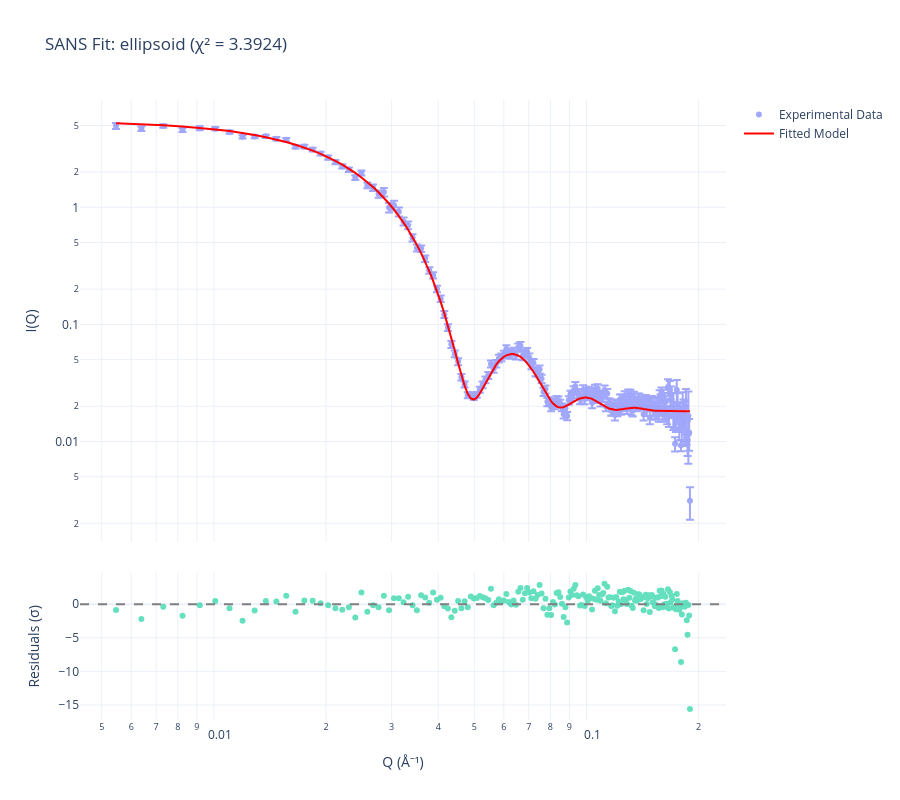

Notebook code for this chart:
### Code cell
fitter2.set_param('sld', value=3, min=1, max=30, vary=False)
fitter2.set_param('sld_solvent', value=6, min=1, max=30, vary=False)

fitter2.set_param('radius_polar', value=80, min=10, max=300, vary=True)
fitter2.set_param('radius_equatorial', value=80, min=10, max=300, vary=True)

fitter2.set_param('scale', value=1.4e-7, min=0, max=1, vary=True)
fitter2.set_param('background', value=0.1, min=0, max=1, vary=True)

result = fitter2.fit(engine='bumps', method='amoeba')
fitter2.plot_results(show_residuals=True, log_scale=True)

### Figure 1 — Plotly figure (JSON) as saved in the notebook; plotly's stock layout.template omitted (floating-point values rounded to 4 significant figures; data arrays with more than 128 entries replaced by an {"elided": "..."} marker saying what was removed)
{"data": [{"error_y": {"array": {"elided": "200 float values"}, "type": "data", "visible": true}, "marker": {"size": 6}, "mode": "markers", "name": "Experimental Data", "opacity": 0.6, "type": "scatter", "x": {"elided": "200 float values"}, "xaxis": "x", "y": {"elided": "200 float values"}, "yaxis": "y"}, {"line": {"color": "red", "width": 2}, "mode": "lines", "name": "Fitted Model", "type": "scatter", "x": {"elided": "200 float values"}, "xaxis": "x", "y": {"elided": "200 float values"}, "yaxis": "y"}, {"marker": {"size": 6}, "mode": "markers", "name": "Residuals", "opacity": 0.6, "showlegend": false, "type": "scatter", "x": {"elided": "200 float values"}, "xaxis": "x2", "y": {"elided": "200 float values"}, "yaxis": "y2"}], "layout": {"height": 800, "shapes": [{"line": {"color": "gray", "dash": "dash"}, "type": "line", "x0": 0, "x1": 1, "xref": "x2 domain", "y0": 0, "y1": 0, "yref": "y2"}], "title": {"text": "SANS Fit: ellipsoid (χ² = 3.3924)"}, "width": 900, "xaxis": {"anchor": "y", "domain": [0, 1], "matches": "x2", "showticklabels": false, "type": "log"}, "xaxis2": {"anchor": "y2", "domain": [0, 1], "title": {"text": "Q (Å⁻¹)"}, "type": "log"}, "yaxis": {"anchor": "x", "domain": [0.2875, 1.0], "title": {"text": "I(Q)"}, "type": "log"}, "yaxis2": {"anchor": "x2", "domain": [0, 0.2375], "title": {"text": "Residuals (σ)"}}}}
